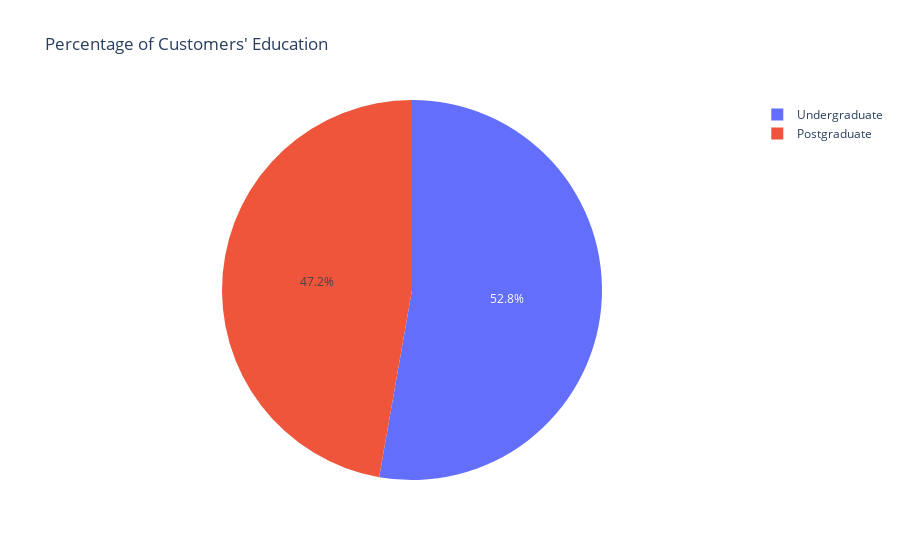

Source (notebook cell):
### Code cell
fig = px.pie(df_education,
            names='Education',
            values='ID',
            title="Percentage of Customers' Education")
fig.show()

### Figure 1 — Plotly figure (JSON) as saved in the notebook; plotly's stock layout.template omitted (floating-point values rounded to 4 significant figures)
{"data": [{"domain": {"x": [0, 1], "y": [0, 1]}, "hovertemplate": "Education=%{label}<br>ID=%{value}<extra></extra>", "labels": ["Postgraduate", "Undergraduate"], "legendgroup": "", "name": "", "showlegend": true, "type": "pie", "values": [1034, 1155]}], "layout": {"legend": {"tracegroupgap": 0}, "title": {"text": "Percentage of Customers' Education"}}}
